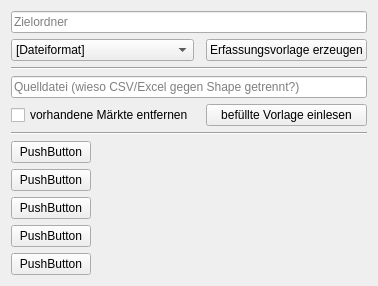
          <widget class="QWidget" name="scrollAreaWidgetContents_5">
           <property name="geometry">
            <rect>
             <x>0</x>
             <y>0</y>
             <width>343</width>
             <height>285</height>
            </rect>
           </property>
           <layout class="QGridLayout" name="gridLayout_23">
            <item row="8" column="1">
             <spacer name="horizontalSpacer_16">
              <property name="orientation">
               <enum>Qt::Horizontal</enum>
              </property>
              <property name="sizeHint" stdset="0">
               <size>
                <width>40</width>
                <height>20</height>
               </size>
              </property>
             </spacer>
            </item>
            <item row="8" column="0">
             <widget class="QComboBox" name="comboBox_6">
              <property name="sizePolicy">
               <sizepolicy hsizetype="Minimum" vsizetype="Fixed">
                <horstretch>0</horstretch>
                <verstretch>0</verstretch>
               </sizepolicy>
              </property>
              <property name="minimumSize">
               <size>
                <width>90</width>
                <height>0</height>
               </size>
              </property>
              <property name="currentText">
               <string>[Dateiformat]</string>
              </property>
              <item>
               <property name="text">
                <string>[Dateiformat]</string>
               </property>
              </item>
             </widget>
            </item>
            <item row="9" column="0" colspan="3">
             <widget class="Line" name="line_14">
              <property name="orientation">
               <enum>Qt::Horizontal</enum>
              </property>
             </widget>
            </item>
            <item row="11" column="0">
             <widget class="QCheckBox" name="checkBox_21">
              <property name="text">
               <string>vorhandene Märkte entfernen</string>
              </property>
             </widget>
            </item>
            <item row="11" column="2">
             <widget class="QPushButton" name="pushButton_46">
              <property name="sizePolicy">
               <sizepolicy hsizetype="Minimum" vsizetype="Fixed">
                <horstretch>0</horstretch>
                <verstretch>0</verstretch>
               </sizepolicy>
              </property>
              <property name="layoutDirection">
               <enum>Qt::LeftToRight</enum>
              </property>
              <property name="text">
               <string>befüllte Vorlage einlesen</string>
              </property>
             </widget>
            </item>
            <item row="16" column="0">
             <widget class="QPushButton" name="pushButton_51">
              <property name="sizePolicy">
               <sizepolicy hsizetype="Fixed" vsizetype="Fixed">
                <horstretch>0</horstretch>
                <verstretch>0</verstretch>
               </sizepolicy>
              </property>
              <property name="layoutDirection">
               <enum>Qt::LeftToRight</enum>
              </property>
              <property name="text">
               <string>PushButton</string>
              </property>
             </widget>
            </item>
            <item row="17" column="0">
             <widget class="QPushButton" name="pushButton_54">
              <property name="sizePolicy">
               <sizepolicy hsizetype="Fixed" vsizetype="Fixed">
                <horstretch>0</horstretch>
                <verstretch>0</verstretch>
               </sizepolicy>
              </property>
              <property name="layoutDirection">
               <enum>Qt::LeftToRight</enum>
              </property>
              <property name="text">
               <string>PushButton</string>
              </property>
             </widget>
            </item>
            <item row="13" column="0">
             <widget class="QPushButton" name="pushButton_47">
              <property name="sizePolicy">
               <sizepolicy hsizetype="Fixed" vsizetype="Fixed">
                <horstretch>0</horstretch>
                <verstretch>0</verstretch>
               </sizepolicy>
              </property>
              <property name="layoutDirection">
               <enum>Qt::LeftToRight</enum>
              </property>
              <property name="text">
               <string>PushButton</string>
              </property>
             </widget>
            </item>
            <item row="14" column="0">
             <widget class="QPushButton" name="pushButton_52">
              <property name="sizePolicy">
               <sizepolicy hsizetype="Fixed" vsizetype="Fixed">
                <horstretch>0</horstretch>
                <verstretch>0</verstretch>
               </sizepolicy>
              </property>
              <property name="layoutDirection">
               <enum>Qt::LeftToRight</enum>
              </property>
              <property name="text">
               <string>PushButton</string>
              </property>
             </widget>
            </item>
            <item row="15" column="0">
             <widget class="QPushButton" name="pushButton_53">
              <property name="sizePolicy">
               <sizepolicy hsizetype="Fixed" vsizetype="Fixed">
                <horstretch>0</horstretch>
                <verstretch>0</verstretch>
               </sizepolicy>
              </property>
              <property name="layoutDirection">
               <enum>Qt::LeftToRight</enum>
              </property>
              <property name="text">
               <string>PushButton</string>
              </property>
             </widget>
            </item>
            <item row="10" column="0" colspan="3">
             <widget class="QLineEdit" name="lineEdit_2">
              <property name="placeholderText">
               <string>Quelldatei (wieso CSV/Excel gegen Shape getrennt?)</string>
              </property>
             </widget>
            </item>
            <item row="0" column="0" colspan="3">
             <widget class="QLineEdit" name="lineEdit">
              <property name="placeholderText">
               <string>Zielordner</string>
              </property>
             </widget>
            </item>
            <item row="8" column="2">
             <widget class="QPushButton" name="pushButton_45">
              <property name="sizePolicy">
               <sizepolicy hsizetype="Fixed" vsizetype="Fixed">
                <horstretch>0</horstretch>
                <verstretch>0</verstretch>
               </sizepolicy>
              </property>
              <property name="layoutDirection">
               <enum>Qt::LeftToRight</enum>
              </property>
              <property name="text">
               <string>Erfassungsvorlage erzeugen</string>
              </property>
             </widget>
            </item>
            <item row="12" column="0" colspan="3">
             <widget class="Line" name="line_15">
              <property name="orientation">
               <enum>Qt::Horizontal</enum>
              </property>
             </widget>
            </item>
           </layout>
          </widget>
